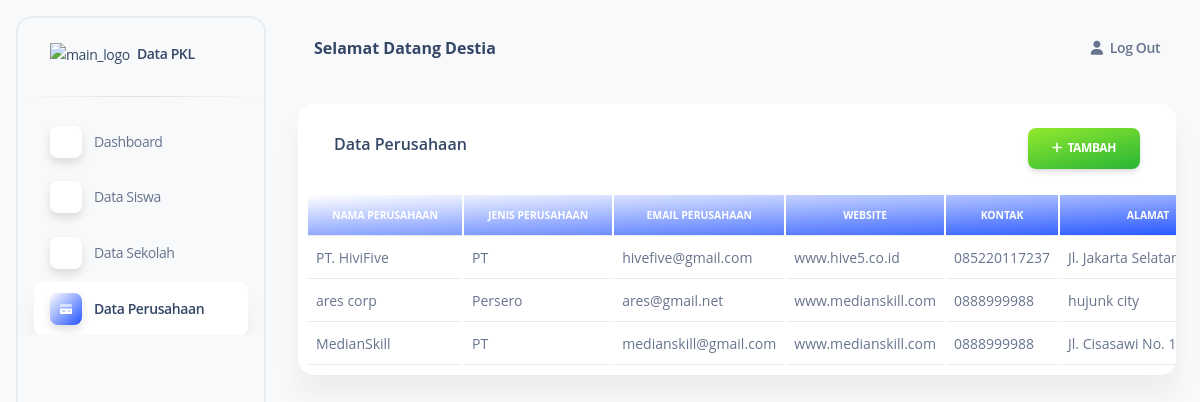
Screenshot of /perusahaan/ with the database file from the repository.
### dataperusahaan/models.py (models this page shows, shortened)
class Dataperusahaan(models.Model):
    nama = models.CharField(max_length=50)
    email = models.EmailField(max_length=100, blank=True, null=True)
    web = models.CharField(max_length=100, blank=True, null=True)
    hp = models.CharField(max_length=13, blank=True, null=True)
    alamat = models.TextField(blank=True, null=True)
    jenis_perusahaan = models.CharField(
        max_length=20,
        choices=JenisPerusahaan.choices,
    )
    created_at = models.DateTimeField(auto_now_add=True)
    updated_at = models.DateTimeField(auto_now=True)
    class Meta:
        db_table = "perusahaan"
        ordering = ["-id"]
        verbose_name_plural = "Perusahaan"

### dataperusahaan/views.py (the view)
# urls.py: path("perusahaan/", list_perusahaan),
def list_perusahaan(request):
    list = Dataperusahaan.objects.all()
    return render(request, 'perusahaan/list_perusahaan.html', {'list': list})

### templates/perusahaan/list_perusahaan.html
{% extends "index.html" %} {% block content %}
<div class="flex flex-wrap -mx-3">
  <div class="flex-none w-full max-w-full px-3">
    <div class="relative flex flex-col min-w-0 mb-6 break-words bg-white border-0 border-transparent border-solid shadow-soft-xl rounded-2xl bg-clip-border">
      <div class="flex p-6 pb-0 mb-0 bg-white border-b-0 border-b-solid rounded-t-2xl border-b-transparent">
        <div class="flex items-center flex-none w-1/2 max-w-full px-3">
          <h6 class="flex-auto">Data Perusahaan</h6>
        </div>
        <div class="flex-none w-1/2 max-w-full px-3 text-right">
          <a class="inline-block px-6 py-3 font-bold text-center text-white uppercase align-middle transition-all bg-transparent rounded-lg cursor-pointer leading-pro text-xs ease-soft-in shadow-soft-md bg-150 bg-gradient-to-tl from-green-600 to-lime-400 hover:shadow-soft-xs active:opacity-85 hover:scale-102 tracking-tight-soft bg-x-25" href="create-perusahaan"> <i class="fas fa-plus"> </i>&nbsp;&nbsp;Tambah</a>
        </div>
      </div>
      <div class="flex-auto px-0 pt-0 pb-2">
        <div class="p-0 overflow-x-auto">
          <table
            class="items-center pt-6 pr-2 pl-2 w-full mb-0 align-top border-gray-200 text-slate-500"
          >
            <thead
              class="align-bottom bg-gradient-to-tl from-blue-600 to-cyan-400"
            >
              <tr class="text-white">
                <th
                  class="px-6 py-3 font-bold text-center uppercase align-middle bg-transparent border-b border-gray-200 shadow-none text-xxs border-b-solid tracking-none whitespace-nowrap text-slate-400 text-white"
                >
                  Nama Perusahaan
                </th>
                <th
                  class="px-6 py-3 font-bold text-center uppercase align-middle bg-transparent border-b border-gray-200 shadow-none text-xxs border-b-solid tracking-none whitespace-nowrap text-slate-400 text-white"
                >
                  Jenis Perusahaan
                </th>
                <th
                  class="px-6 py-3 font-bold text-center uppercase align-middle bg-transparent border-b border-gray-200 shadow-none text-xxs border-b-solid tracking-none whitespace-nowrap text-slate-400 text-white"
                >
                  Email Perusahaan
                </th>
                <th
                  class="px-6 py-3 font-bold text-center uppercase align-middle bg-transparent border-b border-gray-200 shadow-none text-xxs border-b-solid tracking-none whitespace-nowrap text-slate-400 text-white"
                >
                  Website
                </th>
                <th
                  class="px-6 py-3 font-bold text-center uppercase align-middle bg-transparent border-b border-gray-200 shadow-none text-xxs border-b-solid tracking-none whitespace-nowrap text-slate-400 text-white"
                >
                  Kontak
                </th>
                <th
                  class="px-6 py-3 font-bold text-center uppercase align-middle bg-transparent border-b border-gray-200 shadow-none text-xxs border-b-solid tracking-none whitespace-nowrap text-slate-400 text-white"
                >
                  Alamat
                </th>
              </tr>
            </thead>
            <tbody>
              {% for perusahaan in list %}
              <tr class="text-sm">
                <td
                  class="p-2 align-middle bg-transparent border-b whitespace-nowrap shadow-transparent"
                >
                  {{ perusahaan.nama }}
                </td>
                <td
                  class="p-2 align-middle bg-transparent border-b whitespace-nowrap shadow-transparent"
                >
                  {{ perusahaan.jenis_perusahaan }}
                </td>
                <td
                  class="p-2 align-middle bg-transparent border-b whitespace-nowrap shadow-transparent"
                >
                  {{ perusahaan.email }}
                </td>
                <td
                  class="p-2 align-middle bg-transparent border-b whitespace-nowrap shadow-transparent"
                >
                  {{ perusahaan.web }}
                </td>
                <td
                  class="p-2 align-middle bg-transparent border-b whitespace-nowrap shadow-transparent"
                >
                  {{ perusahaan.hp }}
                </td>
                <td
                  class="p-2 align-middle bg-transparent border-b whitespace-nowrap shadow-transparent"
                >
                  {{ perusahaan.alamat }}
                </td>
              </tr>
              {% endfor %}
            </tbody>
          </table>
        </div>
      </div>
    </div>
  </div>
</div>
{% endblock %}

### rows the page displays
Dataperusahaan: nama "PT. HiviFive", jenis_perusahaan "PT", email "hivefive@gmail.com", web "www.hive5.co.id", hp "085220117237", alamat "Jl. Jakarta…"
Dataperusahaan: nama "ares corp", jenis_perusahaan "Persero", email "ares@gmail.net", web "www.medianskill.com", hp "0888999988", alamat "hujunk city"
Dataperusahaan: nama "MedianSkill", jenis_perusahaan "PT", email "medianskill@gmail.com", web "www.medianskill.com", hp "0888999988", alamat "Jl. Cisasawi No.…"
